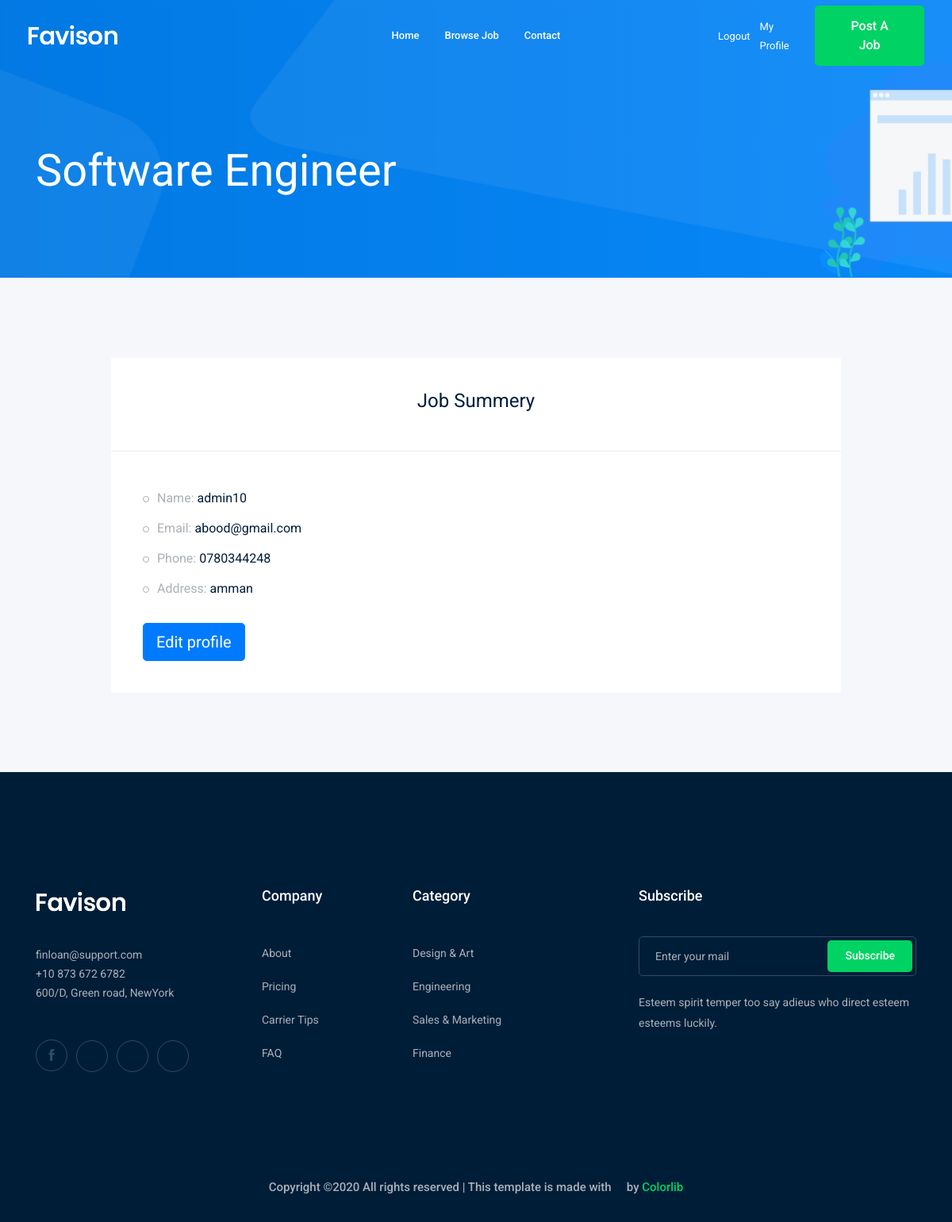
The app's page /accounts/profile (signed in) with its own data.
### Account/models.py (models this page shows, shortened)
class profile(models.Model):
    user=models.OneToOneField(User,  on_delete=models.CASCADE)
    phone_number=models.CharField(max_length=10)
    image=models.ImageField(upload_to="profile/img")
    city=models.ForeignKey(City,related_name="prfoile_city",on_delete=models.CASCADE,blank=True,null=True)

class City(models.Model):
    name=models.CharField(max_length=30)
    def __str__(self):
        return str(self.name)

### Account/views.py (the view)
# urls.py: path('profile',views.profile_view,name='profile'),
def profile_view(request):
    if request.user.is_authenticated:
        print("done 1")
        prof=profile.objects.get(user=request.user)
        print("done 2")
        return render(request,'accounts/profile.html',{'profile':prof})
    else:
        return redirect('login')

### Account/templates/accounts/profile.html
{% extends 'base.html' %}
{% load bootstrap4%}
{% block content%}
    <div class="bradcam_area bradcam_bg_1">
        <div class="container">
            <div class="row">
                <div class="col-xl-12">
                    <div class="bradcam_text">
                        <h3>Software Engineer</h3>
                    </div>
                </div>
            </div>
        </div>
    </div>
    <div class="job_details_area">
        <div class="container">
            <div class="row">
                <div class="col-lg-10 mx-auto">
                    <div class="job_sumary">
                        <div class="summery_header">
                           <center> <h3>Job Summery</h3></center>
                        </div>
                        <div class="job_content">
                            <ul>
                                <li>Name: <span>{{profile.user}}</span></li>
                                <li>Email: <span>{{profile.user.email}}</span></li>
                                <li>Phone: <span>{{profile.phone_number}}</span></li>
                                <li>Address: <span>{{profile.city}}</span></li>
                            </ul>
                            <a href={% url 'accounts:edit_profile' %} class="btn btn-primary mt-4 btn-lg">Edit profile</a>
                        </div>
                    </div>
                </div>
            </div>
        </div>
    </div>
{% endblock %}

### records on screen
profile: user "admin10", user.email "abood@gmail.com", phone_number "0780344248", city "amman"
